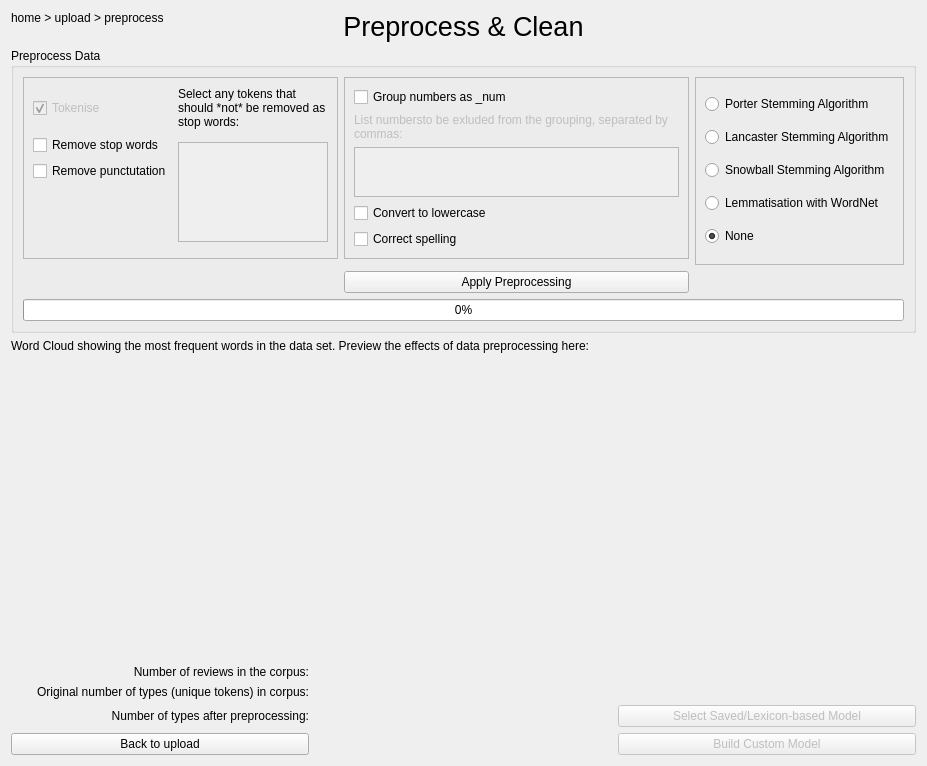
      <widget class="QWidget" name="preprocessing">
       <layout class="QGridLayout" name="gridLayout_9">
        <item row="10" column="1">
         <widget class="QLabel" name="numtypesafterLabel">
          <property name="text">
           <string/>
          </property>
         </widget>
        </item>
        <item row="2" column="0" colspan="3">
         <widget class="QGroupBox" name="groupBox_2">
          <property name="sizePolicy">
           <sizepolicy hsizetype="Preferred" vsizetype="MinimumExpanding">
            <horstretch>0</horstretch>
            <verstretch>0</verstretch>
           </sizepolicy>
          </property>
          <property name="minimumSize">
           <size>
            <width>0</width>
            <height>100</height>
           </size>
          </property>
          <property name="title">
           <string>Preprocess Data</string>
          </property>
          <layout class="QGridLayout" name="gridLayout_2">
           <item row="4" column="0">
            <spacer name="horizontalSpacer_7">
             <property name="orientation">
              <enum>Qt::Horizontal</enum>
             </property>
             <property name="sizeType">
              <enum>QSizePolicy::MinimumExpanding</enum>
             </property>
             <property name="sizeHint" stdset="0">
              <size>
               <width>200</width>
               <height>20</height>
              </size>
             </property>
            </spacer>
           </item>
           <item row="5" column="0" colspan="5">
            <widget class="QProgressBar" name="preprocessingProgress">
             <property name="value">
              <number>0</number>
             </property>
            </widget>
           </item>
           <item row="4" column="4">
            <spacer name="horizontalSpacer_6">
             <property name="orientation">
              <enum>Qt::Horizontal</enum>
             </property>
             <property name="sizeType">
              <enum>QSizePolicy::MinimumExpanding</enum>
             </property>
             <property name="sizeHint" stdset="0">
              <size>
               <width>160</width>
               <height>20</height>
              </size>
             </property>
            </spacer>
           </item>
           <item row="0" column="4" rowspan="2">
            <widget class="QFrame" name="frame_2">
             <property name="sizePolicy">
              <sizepolicy hsizetype="Preferred" vsizetype="Ignored">
               <horstretch>0</horstretch>
               <verstretch>0</verstretch>
              </sizepolicy>
             </property>
             <property name="frameShape">
              <enum>QFrame::StyledPanel</enum>
             </property>
             <property name="frameShadow">
              <enum>QFrame::Raised</enum>
             </property>
             <layout class="QGridLayout" name="gridLayout_5">
              <item row="0" column="0">
               <widget class="QRadioButton" name="porterRbtn">
                <property name="text">
                 <string>Porter Stemming Algorithm</string>
                </property>
               </widget>
              </item>
              <item row="1" column="0">
               <widget class="QRadioButton" name="lancasterRbtn">
                <property name="text">
                 <string>Lancaster Stemming Algorithm</string>
                </property>
               </widget>
              </item>
              <item row="2" column="0">
               <widget class="QRadioButton" name="snowballRbtn">
                <property name="text">
                 <string>Snowball Stemming Algorithm</string>
                </property>
               </widget>
              </item>
              <item row="3" column="0">
               <widget class="QRadioButton" name="lemmatisationRbtn">
                <property name="text">
                 <string>Lemmatisation with WordNet</string>
                </property>
                <property name="checked">
                 <bool>false</bool>
                </property>
               </widget>
              </item>
              <item row="4" column="0">
               <widget class="QRadioButton" name="noStemmingRbtn">
                <property name="text">
                 <string>None</string>
                </property>
                <property name="checked">
                 <bool>true</bool>
                </property>
               </widget>
              </item>
             </layout>
            </widget>
           </item>
           <item row="4" column="1" colspan="3">
            <widget class="QPushButton" name="preprocessingBtn">
             <property name="text">
              <string>Apply Preprocessing</string>
             </property>
            </widget>
           </item>
           <item row="0" column="0">
            <widget class="QFrame" name="frame_4">
             <property name="sizePolicy">
              <sizepolicy hsizetype="MinimumExpanding" vsizetype="Preferred">
               <horstretch>0</horstretch>
               <verstretch>0</verstretch>
              </sizepolicy>
             </property>
             <property name="minimumSize">
              <size>
               <width>0</width>
               <height>100</height>
              </size>
             </property>
             <property name="frameShape">
              <enum>QFrame::StyledPanel</enum>
             </property>
             <property name="frameShadow">
              <enum>QFrame::Raised</enum>
             </property>
             <layout class="QGridLayout" name="gridLayout_7">
              <item row="0" column="0">
               <widget class="QCheckBox" name="tokeniseBox">
                <property name="enabled">
                 <bool>false</bool>
                </property>
                <property name="text">
                 <string>Tokenise</string>
                </property>
                <property name="checked">
                 <bool>true</bool>
                </property>
               </widget>
              </item>
              <item row="0" column="1">
               <widget class="QLabel" name="label_3">
                <property name="sizePolicy">
                 <sizepolicy hsizetype="Maximum" vsizetype="Preferred">
                  <horstretch>0</horstretch>
                  <verstretch>0</verstretch>
                 </sizepolicy>
                </property>
                <property name="maximumSize">
                 <size>
                  <width>150</width>
                  <height>16777215</height>
                 </size>
                </property>
                <property name="font">
                 <font>
                  <weight>50</weight>
                  <bold>false</bold>
                 </font>
                </property>
                <property name="text">
                 <string>Select any tokens that should *not* be removed as stop words:</string>
                </property>
                <property name="wordWrap">
                 <bool>true</bool>
                </property>
               </widget>
              </item>
              <item row="1" column="0">
               <widget class="QCheckBox" name="stopwordsBox">
                <property name="text">
                 <string>Remove stop words</string>
                </property>
               </widget>
              </item>
              <item row="2" column="0">
               <widget class="QCheckBox" name="punctuationBox">
                <property name="text">
                 <string>Remove punctutation</string>
                </property>
               </widget>
              </item>
              <item row="1" column="1" rowspan="3">
               <widget class="QListWidget" name="stopwordsList">
                <property name="enabled">
                 <bool>false</bool>
                </property>
                <property name="sizePolicy">
                 <sizepolicy hsizetype="Maximum" vsizetype="Preferred">
                  <horstretch>0</horstretch>
                  <verstretch>0</verstretch>
                 </sizepolicy>
                </property>
                <property name="minimumSize">
                 <size>
                  <width>40</width>
                  <height>80</height>
                 </size>
                </property>
                <property name="maximumSize">
                 <size>
                  <width>150</width>
                  <height>100</height>
                 </size>
                </property>
                <property name="baseSize">
                 <size>
                  <width>80</width>
                  <height>30</height>
                 </size>
                </property>
                <property name="selectionMode">
                 <enum>QAbstractItemView::MultiSelection</enum>
                </property>
                <property name="viewMode">
                 <enum>QListView::ListMode</enum>
                </property>
               </widget>
              </item>
             </layout>
            </widget>
           </item>
           <item row="0" column="1" colspan="3">
            <widget class="QFrame" name="frame_3">
             <property name="sizePolicy">
              <sizepolicy hsizetype="MinimumExpanding" vsizetype="Ignored">
               <horstretch>0</horstretch>
               <verstretch>0</verstretch>
              </sizepolicy>
             </property>
             <property name="minimumSize">
              <size>
               <width>345</width>
               <height>0</height>
              </size>
             </property>
             <property name="frameShape">
              <enum>QFrame::StyledPanel</enum>
             </property>
             <property name="frameShadow">
              <enum>QFrame::Raised</enum>
             </property>
             <layout class="QGridLayout" name="gridLayout_6">
              <item row="5" column="0">
               <widget class="QCheckBox" name="spellcheckBox">
                <property name="text">
                 <string>Correct spelling</string>
                </property>
               </widget>
              </item>
              <item row="1" column="0">
               <widget class="QCheckBox" name="groupnumBox">
                <property name="enabled">
                 <bool>true</bool>
                </property>
                <property name="text">
                 <string>Group numbers as _num</string>
                </property>
               </widget>
              </item>
              <item row="2" column="0">
               <widget class="QLabel" name="numbersExcludeLabel">
                <property name="enabled">
                 <bool>false</bool>
                </property>
                <property name="sizePolicy">
                 <sizepolicy hsizetype="Preferred" vsizetype="Maximum">
                  <horstretch>0</horstretch>
                  <verstretch>0</verstretch>
                 </sizepolicy>
                </property>
                <property name="text">
                 <string>List numbersto be exluded from the grouping, separated by commas:</string>
                </property>
                <property name="wordWrap">
                 <bool>true</bool>
                </property>
               </widget>
              </item>
              <item row="3" column="0">
               <widget class="QTextEdit" name="numbersExcludeTxt">
                <property name="enabled">
                 <bool>false</bool>
                </property>
                <property name="sizePolicy">
                 <sizepolicy hsizetype="Minimum" vsizetype="Fixed">
                  <horstretch>0</horstretch>
                  <verstretch>0</verstretch>
                 </sizepolicy>
                </property>
                <property name="maximumSize">
                 <size>
                  <width>16777215</width>
                  <height>50</height>
                 </size>
                </property>
                <property name="baseSize">
                 <size>
                  <width>0</width>
                  <height>20</height>
                 </size>
                </property>
                <property name="html">
                 <string>&lt;!DOCTYPE HTML PUBLIC &quot;-//W3C//DTD HTML 4.0//EN&quot; &quot;http://www.w3.org/TR/REC-html40/strict.dtd&quot;&gt;
&lt;html&gt;&lt;head&gt;&lt;meta name=&quot;qrichtext&quot; content=&quot;1&quot; /&gt;&lt;style type=&quot;text/css&quot;&gt;
p, li { white-space: pre-wrap; }
&lt;/style&gt;&lt;/head&gt;&lt;body style=&quot; font-family:'MS Shell Dlg 2'; font-size:8.25pt; font-weight:400; font-style:normal;&quot;&gt;
&lt;p style=&quot;-qt-paragraph-type:empty; margin-top:0px; margin-bottom:0px; margin-left:0px; margin-right:0px; -qt-block-indent:0; text-indent:0px;&quot;&gt;&lt;br /&gt;&lt;/p&gt;&lt;/body&gt;&lt;/html&gt;</string>
                </property>
               </widget>
              </item>
              <item row="4" column="0">
               <widget class="QCheckBox" name="lowercaseBox">
                <property name="text">
                 <string>Convert to lowercase</string>
                </property>
               </widget>
              </item>
             </layout>
            </widget>
           </item>
          </layout>
         </widget>
        </item>
        <item row="6" column="1">
         <widget class="QLabel" name="numreviewsLabel">
          <property name="text">
           <string/>
          </property>
         </widget>
        </item>
        <item row="3" column="0" colspan="2">
         <widget class="QLabel" name="label_2">
          <property name="enabled">
           <bool>true</bool>
          </property>
          <property name="sizePolicy">
           <sizepolicy hsizetype="Preferred" vsizetype="Maximum">
            <horstretch>0</horstretch>
            <verstretch>0</verstretch>
           </sizepolicy>
          </property>
          <property name="baseSize">
           <size>
            <width>0</width>
            <height>40</height>
           </size>
          </property>
          <property name="text">
           <string>Word Cloud showing the most frequent words in the data set. Preview the effects of data preprocessing here:</string>
          </property>
          <property name="alignment">
           <set>Qt::AlignLeading|Qt::AlignLeft|Qt::AlignVCenter</set>
          </property>
         </widget>
        </item>
        <item row="6" column="0">
         <widget class="QLabel" name="label_5">
          <property name="font">
           <font>
            <weight>50</weight>
            <bold>false</bold>
           </font>
          </property>
          <property name="text">
           <string>Number of reviews in the corpus:</string>
          </property>
          <property name="alignment">
           <set>Qt::AlignRight|Qt::AlignTrailing|Qt::AlignVCenter</set>
          </property>
         </widget>
        </item>
        <item row="9" column="0">
         <widget class="QLabel" name="label_8">
          <property name="text">
           <string>Original number of types (unique tokens) in corpus:</string>
          </property>
          <property name="alignment">
           <set>Qt::AlignRight|Qt::AlignTrailing|Qt::AlignVCenter</set>
          </property>
         </widget>
        </item>
        <item row="11" column="2">
         <widget class="QPushButton" name="continuetomodelButton">
          <property name="enabled">
           <bool>false</bool>
          </property>
          <property name="text">
           <string>Build Custom Model</string>
          </property>
         </widget>
        </item>
        <item row="9" column="1">
         <widget class="QLabel" name="numtypesLabel">
          <property name="text">
           <string/>
          </property>
         </widget>
        </item>
        <item row="10" column="0">
         <widget class="QLabel" name="label_4">
          <property name="text">
           <string>Number of types after preprocessing:</string>
          </property>
          <property name="alignment">
           <set>Qt::AlignRight|Qt::AlignTrailing|Qt::AlignVCenter</set>
          </property>
         </widget>
        </item>
        <item row="4" column="0" colspan="3">
         <widget class="QLabel" name="wordcloud">
          <property name="sizePolicy">
           <sizepolicy hsizetype="Ignored" vsizetype="MinimumExpanding">
            <horstretch>0</horstretch>
            <verstretch>1</verstretch>
           </sizepolicy>
          </property>
          <property name="minimumSize">
           <size>
            <width>0</width>
            <height>300</height>
           </size>
          </property>
          <property name="baseSize">
           <size>
            <width>50</width>
            <height>50</height>
           </size>
          </property>
          <property name="text">
           <string/>
          </property>
          <property name="scaledContents">
           <bool>true</bool>
          </property>
          <property name="alignment">
           <set>Qt::AlignCenter</set>
          </property>
          <property name="margin">
           <number>10</number>
          </property>
         </widget>
        </item>
        <item row="10" column="2">
         <widget class="QPushButton" name="savedModelButton">
          <property name="enabled">
           <bool>false</bool>
          </property>
          <property name="text">
           <string>Select Saved/Lexicon-based Model</string>
          </property>
         </widget>
        </item>
        <item row="0" column="1">
         <widget class="QLabel" name="label_21">
          <property name="font">
           <font>
            <pointsize>20</pointsize>
           </font>
          </property>
          <property name="text">
           <string>Preprocess &amp; Clean</string>
          </property>
          <property name="alignment">
           <set>Qt::AlignCenter</set>
          </property>
         </widget>
        </item>
        <item row="0" column="0">
         <widget class="QLabel" name="label_84">
          <property name="text">
           <string>home &gt; upload &gt; preprocess </string>
          </property>
          <property name="alignment">
           <set>Qt::AlignLeading|Qt::AlignLeft|Qt::AlignTop</set>
          </property>
         </widget>
        </item>
        <item row="11" column="0">
         <widget class="QPushButton" name="backtouploadButton">
          <property name="text">
           <string>Back to upload</string>
          </property>
         </widget>
        </item>
       </layout>
      </widget>
